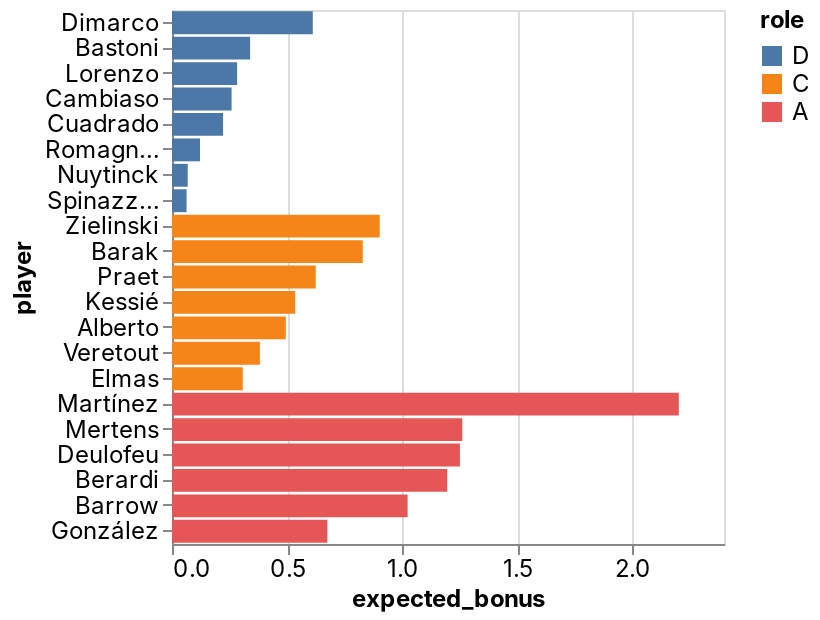

Notebook cell for this chart:
### Code cell
_deepnote_run_altair(team, """{"$schema":"https://vega.github.io/schema/vega-lite/v4.json","mark":{"type":"bar","tooltip":{"content":"data"}},"height":220,"autosize":{"type":"fit"},"data":{"name":"placeholder"},"encoding":{"x":{"field":"expected_bonus","type":"quantitative","sort":null,"scale":{"type":"linear","zero":false}},"y":{"field":"player","type":"nominal","sort":null,"scale":{"type":"linear","zero":true}},"color":{"field":"role","type":"nominal","sort":null,"scale":{"type":"linear","zero":false}}}}""")

### Figure 1 — Vega-Lite specification as saved in the notebook (floating-point values rounded to 4 significant figures)
{"config": {"view": {"continuousWidth": 400, "continuousHeight": 300}, "area": {"fill": "#51C0E9"}, "axis": {"labelFont": "Inter, sans-serif", "labelFontSize": 12, "labelFontWeight": "normal", "labelLimit": 60, "labelOverlap": "greedy", "titleFont": "Inter, sans-serif", "titleFontSize": 12, "titleFontWeight": "bold"}, "background": "#ffffff", "legend": {"labelFont": "Inter, sans-serif", "labelFontSize": 12, "titleFont": "Inter, sans-serif", "titleFontSize": 12, "titleFontWeight": "bold"}, "line": {"stroke": "#51C0E9", "strokeWidth": 2}, "rect": {"fill": "#51C0E9"}, "title": {"anchor": "start", "color": "#000000", "font": "Inter, sans-serif", "fontSize": 22, "fontWeight": "normal"}}, "data": {"name": "data-dac36e215c1c1b9b59e7f583a03c5b7b"}, "mark": {"type": "bar", "tooltip": {"content": "data"}}, "autosize": {"type": "fit"}, "encoding": {"color": {"type": "nominal", "field": "role", "scale": {"type": "linear", "zero": false}, "sort": null}, "x": {"type": "quantitative", "field": "expected_bonus", "scale": {"type": "linear", "zero": false}, "sort": null}, "y": {"type": "nominal", "field": "player", "scale": {"type": "linear", "zero": true}, "sort": null}}, "height": 300, "width": "container", "$schema": "https://vega.github.io/schema/vega-lite/v4.json", "datasets": {"data-dac36e215c1c1b9b59e7f583a03c5b7b": [{"fanta_team": "Beverly INPS", "role": "D", "player": "Dimarco", "team": "Inter", "opponent": "Sampdoria", "date": "2022-05-22T00:00:00", "expected_bonus": 0.612}, {"fanta_team": "Beverly INPS", "role": "D", "player": "Bastoni", "team": "Inter", "opponent": "Sampdoria", "date": "2022-05-22T00:00:00", "expected_bonus": 0.3397}, {"fanta_team": "Beverly INPS", "role": "D", "player": "Lorenzo", "team": "Napoli", "opponent": "Spezia", "date": "2022-05-22T00:00:00", "expected_bonus": 0.2832}, {"fanta_team": "Beverly INPS", "role": "D", "player": "Cambiaso", "team": "Genoa", "opponent": "Bologna", "date": "2022-05-22T00:00:00", "expected_bonus": 0.2591}, {"fanta_team": "Beverly INPS", "role": "D", "player": "Cuadrado", "team": "Juventus", "opponent": "Fiorentina", "date": "2022-05-22T00:00:00", "expected_bonus": 0.2221}, {"fanta_team": "Beverly INPS", "role": "D", "player": "Romagnoli", "team": "AC Milan", "opponent": "Sassuolo", "date": "2022-05-22T00:00:00", "expected_bonus": 0.1219}, {"fanta_team": "Beverly INPS", "role": "D", "player": "Nuytinck", "team": "Udinese", "opponent": "Salernitana", "date": "2022-05-22T00:00:00", "expected_bonus": 0.06845}, {"fanta_team": "Beverly INPS", "role": "D", "player": "Spinazzola", "team": "Roma", "opponent": "Torino", "date": "2022-05-22T00:00:00", "expected_bonus": 0.06337}, {"fanta_team": "Beverly INPS", "role": "C", "player": "Zielinski", "team": "Napoli", "opponent": "Spezia", "date": "2022-05-22T00:00:00", "expected_bonus": 0.9033}, {"fanta_team": "Beverly INPS", "role": "C", "player": "Barak", "team": "Verona", "opponent": "Lazio", "date": "2022-05-22T00:00:00", "expected_bonus": 0.8294}, {"fanta_team": "Beverly INPS", "role": "C", "player": "Praet", "team": "Torino", "opponent": "Roma", "date": "2022-05-22T00:00:00", "expected_bonus": 0.625}, {"fanta_team": "Beverly INPS", "role": "C", "player": "Kessié", "team": "AC Milan", "opponent": "Sassuolo", "date": "2022-05-22T00:00:00", "expected_bonus": 0.5357}, {"fanta_team": "Beverly INPS", "role": "C", "player": "Alberto", "team": "Lazio", "opponent": "Verona", "date": "2022-05-22T00:00:00", "expected_bonus": 0.4948}, {"fanta_team": "Beverly INPS", "role": "C", "player": "Veretout", "team": "Roma", "opponent": "Torino", "date": "2022-05-22T00:00:00", "expected_bonus": 0.382}, {"fanta_team": "Beverly INPS", "role": "C", "player": "Elmas", "team": "Napoli", "opponent": "Spezia", "date": "2022-05-22T00:00:00", "expected_bonus": 0.3077}, {"fanta_team": "Beverly INPS", "role": "A", "player": "Martínez", "team": "Inter", "opponent": "Sampdoria", "date": "2022-05-22T00:00:00", "expected_bonus": 2.204}, {"fanta_team": "Beverly INPS", "role": "A", "player": "Mertens", "team": "Napoli", "opponent": "Spezia", "date": "2022-05-22T00:00:00", "expected_bonus": 1.262}, {"fanta_team": "Beverly INPS", "role": "A", "player": "Deulofeu", "team": "Udinese", "opponent": "Salernitana", "date": "2022-05-22T00:00:00", "expected_bonus": 1.252}, {"fanta_team": "Beverly INPS", "role": "A", "player": "Berardi", "team": "Sassuolo", "opponent": "AC Milan", "date": "2022-05-22T00:00:00", "expected_bonus": 1.197}, {"fanta_team": "Beverly INPS", "role": "A", "player": "Barrow", "team": "Bologna", "opponent": "Genoa", "date": "2022-05-22T00:00:00", "expected_bonus": 1.024}, {"fanta_team": "Beverly INPS", "role": "A", "player": "González", "team": "Fiorentina", "opponent": "Juventus", "date": "2022-05-22T00:00:00", "expected_bonus": 0.6757}]}}
